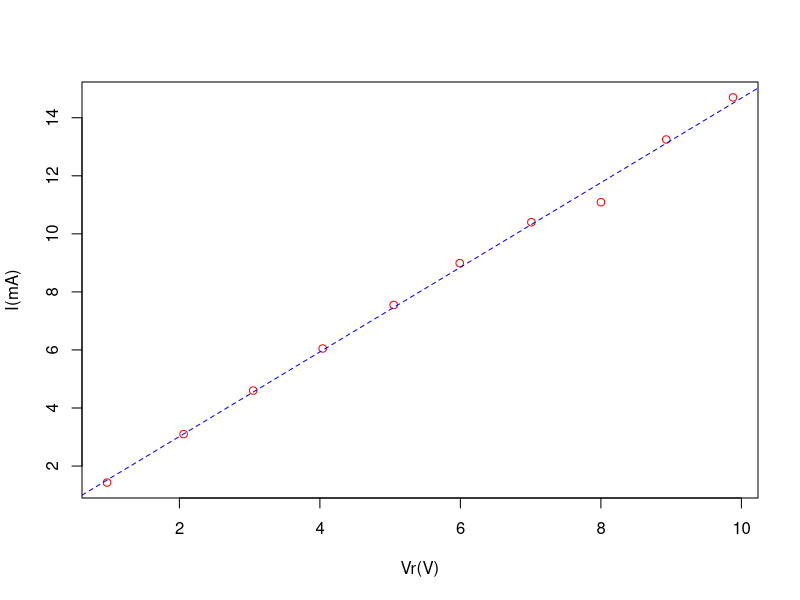
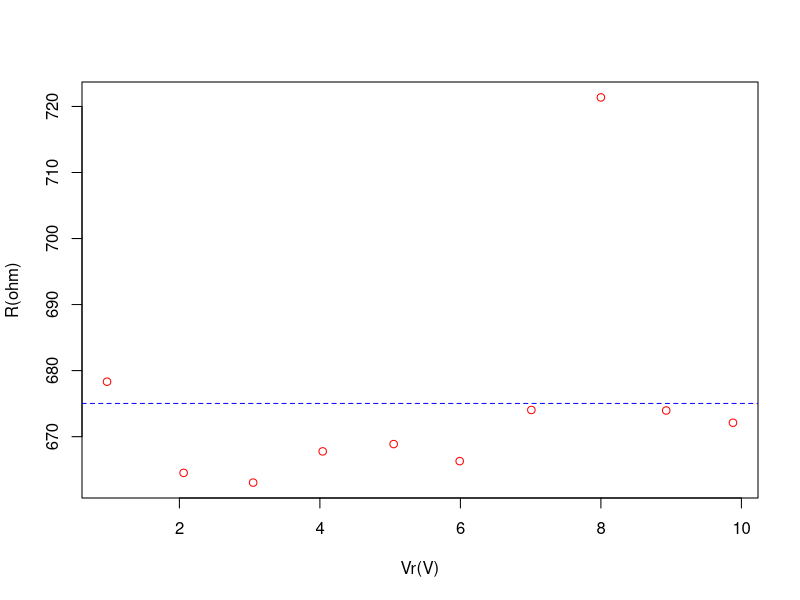
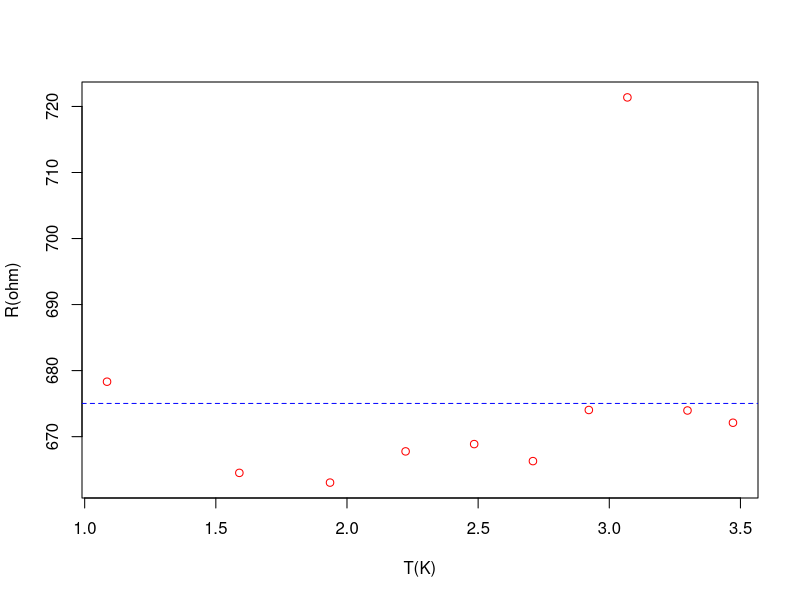

Reproduce these figures in R, in order.
#DEFINIR MEDIDAS
Vr<-c(0.97,2.06,3.05,4.04,5.05,5.99,7.01,8.00,8.93,9.88)
I<-c(1.43,3.10,4.60,6.05,7.55,8.99,10.40,11.09,13.25,14.70)

#DEFINIR VALORES TEORICOS
P<-Vr*I
R<-(Vr/I)*1000
T<-(P^0.25)

#GERAR GRAFICO 1 CORRENTE VS DDP
png("Grafico%01d.png")
plot(I~Vr,ylab="I(mA)",xlab="Vr(V)",col="red",type="p")
abline(lm(I~Vr),lty = 2,col="blue")
dev.off()

#GERAR GRAFICO 2 RESISTENCIA VS DDP
png("Grafico%02d.png")
plot(R~Vr,ylab="R(ohm)",xlab="Vr(V)",col="red",type="p")
abline(mean(R),0,lty = 2,col="blue")
dev.off()

#GERAR GRAFICO 1 RESISTENCIA VS TEMPERATURA
png("Grafico%03d.png")
plot(R~T,ylab="R(ohm)",xlab="T(K)",col="red",type="p")
abline(mean(R),0,lty = 2,col="blue")
dev.off()
